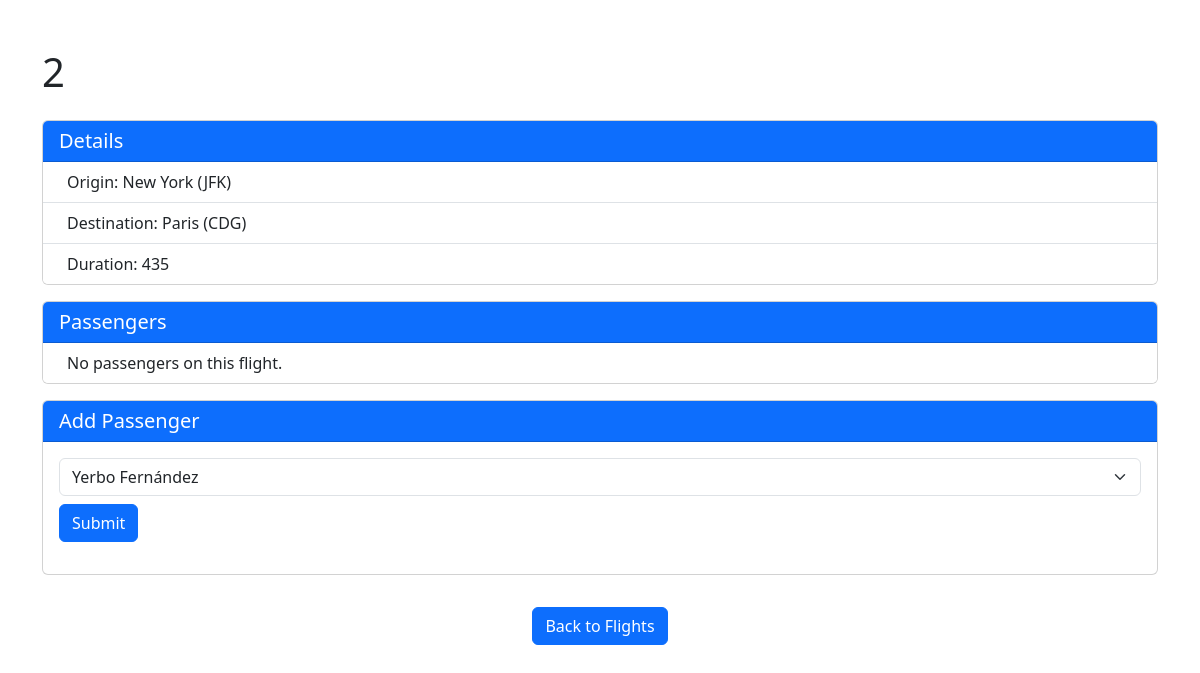
Page /flights/2 on the committed database.
### flights/models.py (models this page shows, shortened)
class Flight(models.Model):
    origin = models.ForeignKey(Airport, on_delete=models.CASCADE, related_name="departures")
    destination = models.ForeignKey(Airport, on_delete=models.CASCADE, related_name="arrivals")
    duration = models.IntegerField()

class Airport(models.Model):
    code = models.CharField(max_length=3)
    city = models.CharField(max_length=64)
    def __str__(self):
        return f"{self.city} ({self.code})"

### flights/views.py (the view)
# urls.py: path("<int:flight_id>", views.flight, name="flight"),
def flight(request, flight_id):
    flight = Flight.objects.get(pk=flight_id)
    return render(request, "flights/flight.html", {
        "flight": flight,
        "passengers": flight.passengers.all(),
        "non_passengers": Passenger.objects.exclude(flights=flight).all()
    })

### flights/models.py (called while the page is built)
    def __str__ (self):
        return f"{self.first} {self.last}"

### flights/templates/flights/flight.html (shortened to what this page needs)
{% extends "flights/layout.html" %}
{% block body %}
<div class="container mt-5">
    <h1 class="mb-4">{{ flight.id }}</h1>
    <div class="card mb-3">
        <div class="card-header bg-primary text-white">
            <h2 class="h5 mb-0">Details</h2>
        </div>
        <ul class="list-group list-group-flush">
                <li class="list-group-item d-flex justify-content-between align-items-center">
                    <span>
                        Origin: {{ flight.origin }}
                    </span>
                </li>
                <li class="list-group-item d-flex justify-content-between align-items-center">
                    <span>
                        Destination: {{ flight.destination }}
                    </span>
                </li>
                <li class="list-group-item d-flex justify-content-between align-items-center">
                    <span>
                        Duration: {{ flight.duration }}
                    </span>
                </li>
        </ul>
    </div>
    <div class="card mb-3">
        <div class="card-header bg-primary text-white">
            <h2 class="h5 mb-0">Passengers</h2>
        </div>
        <ul class="list-group list-group-flush">
            {% for passenger in passengers %}
                <li class="list-group-item d-flex justify-content-between align-items-center">
                    <span>
                        <i class="fas fa-plane-departure me-2"></i>
                        {{ passenger }}
                    </span>
                </li>
            {% empty %}
            <li class="list-group-item d-flex justify-content-between align-items-center">
                <span>
                    No passengers on this flight.
                </span>
            </li>
            {% endfor %}
        </ul>
    </div>
    <div class="card mb-3">
        <div class="card-header bg-primary text-white">
            <h2 class="h5 mb-0">Add Passenger</h2>
        </div>
        <div class="card-body">
            <form action="{% url 'book' flight.id %}" method="POST">
                <div class="mb-3">
                    <select name="passenger" class="form-select">
                        {% for passenger in non_passengers %}
                            <option value="{{ passenger.id }}">{{ passenger }}</option>
                        {% endfor %}
                    </select>
                    <input type="submit" class="btn btn-primary mt-2">
                </div>
            </form>
        </div>
    </div>
</div>
<div class="d-flex justify-content-center">
    <a href="{% url 'index' %}" class="btn btn-primary mt-3">Back to Flights</a>
</div>
{% endblock %}

### rows in the picture
Flight: id "2", origin "New York (JFK)", destination "Paris (CDG)", duration "435"

### other values in the picture
form field passenger "Yerbo Fernández"
